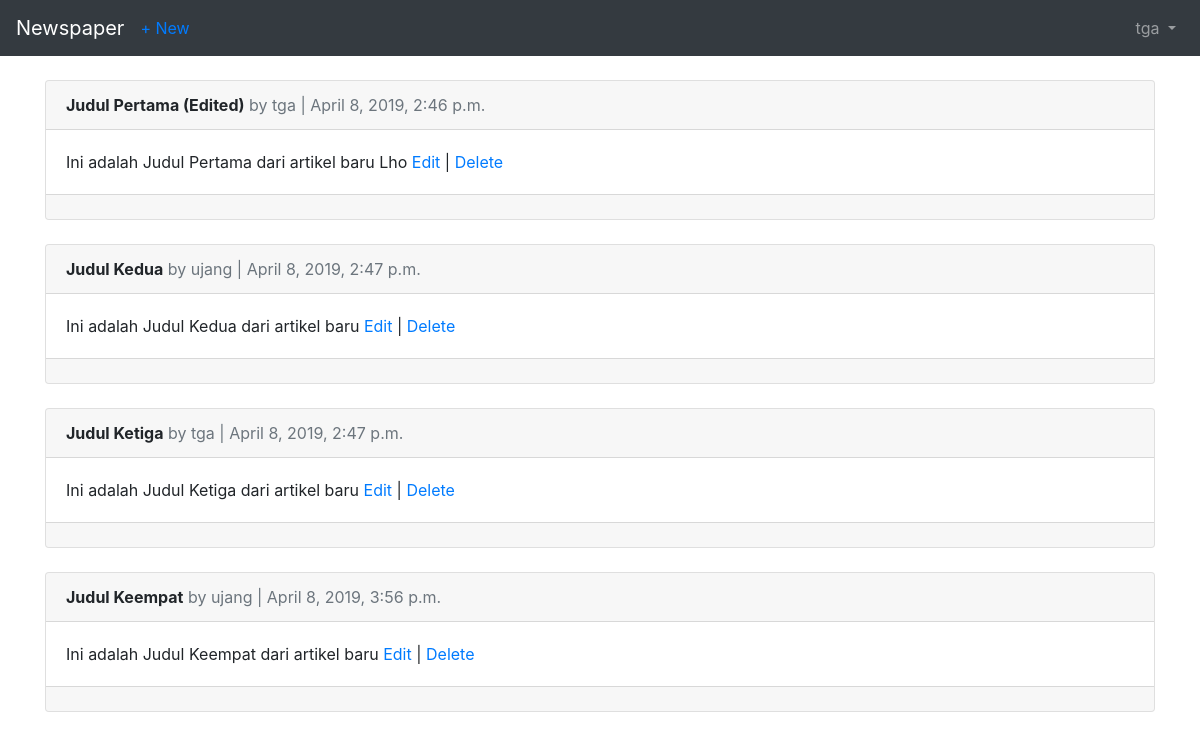
/articles/ (signed in), run on an earlier commit of the app's database.
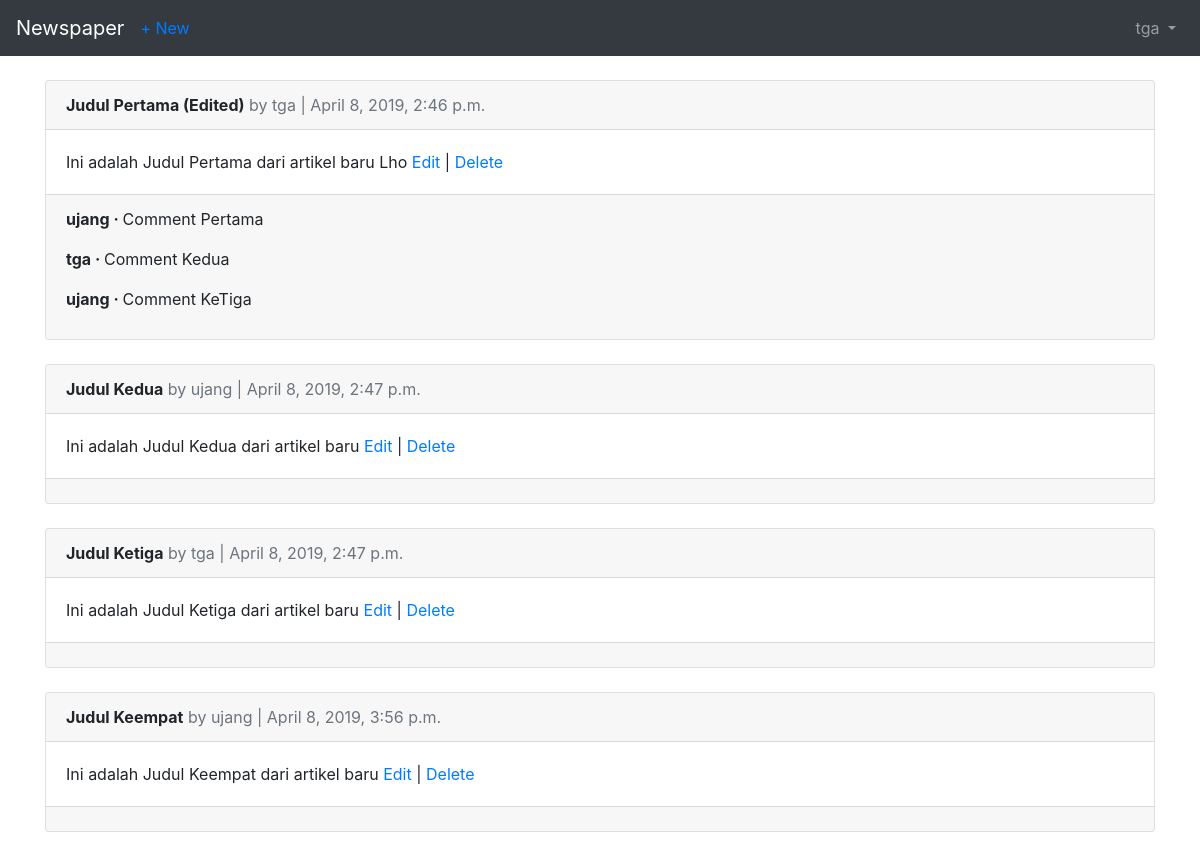
And on a later commit of the database.
### articles/models.py (models this page shows, shortened)
class Article(models.Model):
	title = models.CharField(max_length=255)
	body = models.TextField()
	date = models.DateTimeField(auto_now_add=True)
	author = models.ForeignKey(
		get_user_model(),
		on_delete=models.CASCADE
	)

class Comment(models.Model):
	article = models.ForeignKey(
		Article,
		on_delete=models.CASCADE,
		related_name='comments',
	)
	comment = models.CharField(max_length=140)
	author = models.ForeignKey(
		get_user_model(),
		on_delete=models.CASCADE,
	)
	def __str__(self):
		return self.comment

### users/models.py (models this page shows)
class CustomUser(AbstractUser):
	age = models.PositiveIntegerField(null=True, blank=True)

### articles/views.py (the view)
# urls.py: path('', ArticleListView.as_view(), name='article_list'),
class ArticleListView(LoginRequiredMixin, ListView):
	model = Article
	template_name = 'articles/list_view.html'
	login_url = 'login'

### templates/articles/list_view.html (shortened to what this page needs)
{% extends 'base.html' %}
{% block content %}
	{% for article in object_list %}
		<div class="card">
			<div class="card-header">
				<span class="font-weight-bold">{{ article.title }}</span>
				<span class="text-muted">by {{ article.author }} | {{ article.date }}</span>
			</div>
			<div class="card-body">
				{{ article.body }}
				<a href="{% url 'article_edit' article.pk %}">Edit</a> | <a href="{% url 'article_delete' article.pk %}">Delete</a>
			</div>
			<div class="card-footer">
				{% for comment in article.comments.all %}
				<p>
					<span class="font-weight-bold">
						{{ comment.author }} &middot;
					</span>
					{{ comment }}
				</p>
				{% endfor %}
			</div>
		</div>
		<br />
	{% endfor %}
{% endblock content %}

What changed in the data, as far as the page shows it:
added Comment: author "ujang", comment "Comment Pertama", shown under Article "Judul Pertama (Edited)"
added Comment: author "tga", comment "Comment Kedua", shown under Article "Judul Pertama (Edited)"
added Comment: author "ujang", comment "Comment KeTiga", shown under Article "Judul Pertama (Edited)"
